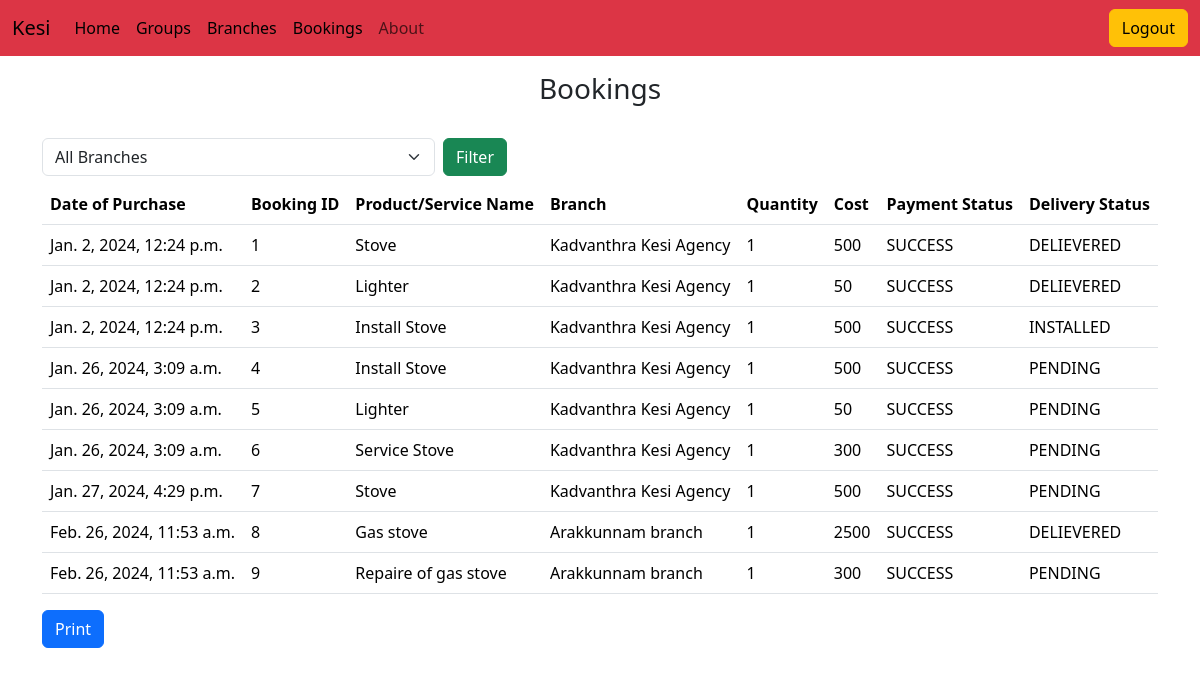
Page /bookings (signed in) on the earlier database version.
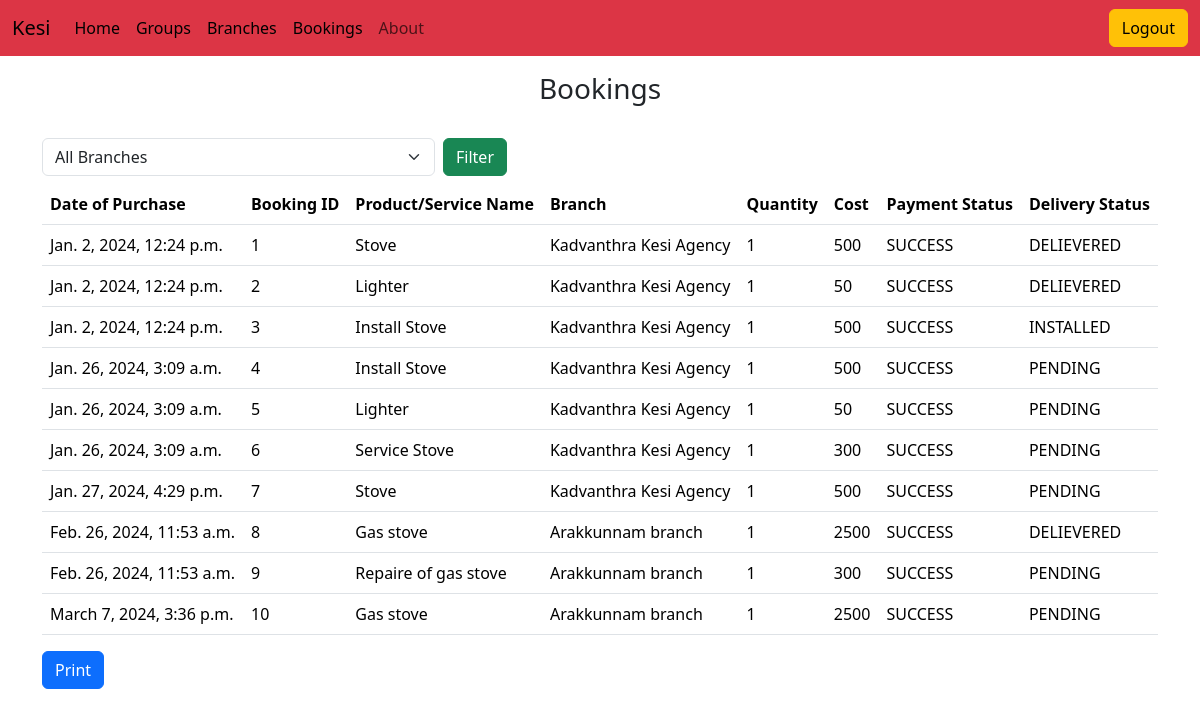
Same page on the later database version.
### agencyapp/models.py (models this page shows)
class Bookings(models.Model):
    product_id = models.ForeignKey(Product, on_delete = models.CASCADE, blank = True, null = True)
    user_id = models.ForeignKey(User, on_delete=models.CASCADE)
    cost = models.IntegerField()
    booking_type = models.CharField(max_length=30, default='PRODUCT')
    product_qty = models.IntegerField(blank = True, null = True)
    payment_status = models.CharField(max_length = 30)
    delivery_status = models.CharField(max_length = 30)
    work_assigned = models.BooleanField(default = False)
    service_id = models.ForeignKey(Service, on_delete=models.CASCADE, blank = True, null = True)
    created_at = models.DateTimeField(auto_now_add = True)

class Product(models.Model):
    product_name = models.CharField(max_length=50)
    product_description = models.CharField(max_length=300)
    product_rate = models.IntegerField(default = 0)
    stock = models.IntegerField(default=0)
    branch_id = models.ForeignKey(Branch, on_delete=models.CASCADE)

class Branch(models.Model):
    branch_name = models.CharField(max_length=50, unique=True)
    branch_location = models.CharField(max_length=50)

class Service(models.Model):
    service_name = models.CharField(max_length = 30)
    service_rate = models.IntegerField()
    service_description = models.CharField(max_length = 300)
    branch_id = models.ForeignKey(Branch, on_delete=models.CASCADE)

### agencyapp/views.py (the view)
# urls.py: path('bookings',views.viewBooking, name="bookings"),
def viewBooking(request):
    bookings = Bookings.objects.all()
    branches = Branch.objects.all()
    filter = None
    if request.method == 'POST' and request.POST['filter-branch'] != "":
        id = request.POST['filter-branch']
        bookings = Bookings.objects.filter(product_id__branch_id = id)
        bookings = bookings.union(Bookings.objects.filter(service_id__branch_id = id))
        filter = branches.get(id = id)
        print(filter.branch_name)
    return render(request, 'admin/bookings.html',{'bookings':bookings, 'branches':branches, 'filter': filter})

### agencyapp/checklogin.py (called while the page is built)
    def __call__(self, request):
        allowed_paths = ['','logins','signup']
        if 'user_id' in request.session or request.path.strip('/') in allowed_paths:
            response = self.get_response(request)
            return response
        else:
            return redirect('loginpage')

### agencyapp/templates/admin/bookings.html (shortened to what this page needs)
<!DOCTYPE html>
<html lang="en">
  <head>
    <link
      href="https://cdn.jsdelivr.net/npm/bootstrap@5.3.2/dist/css/bootstrap.min.css"
      rel="stylesheet"
    />
  </head>
  <body>
    {% include "admin/adminnav.html" %}
    <div class="container mt-3">
      <h3 class="text-center mb-4">Bookings</h3>
      <div class="row">
        <form method="post" action="">
          <div class="col-10 my-2 col-lg-5 d-flex">
            <select
              name="filter-branch"
              id="filter-branch"
              class="form-select me-2"
            >
              <option selected value="">All Branches</option>
            </select>
            <button type="submit" class="btn btn-success">Filter</button>
          </div>
        </form>
        <div id="bookings">
          <table class="table">
            <thead>
              <tr>
                <th scope="col">Date of Purchase</th>
                <th scope="col">Booking ID</th>
                <th scope="col">Product/Service Name</th>
                <th scope="col">Branch</th>
                <th scope="col">Quantity</th>
                <th scope="col">Cost</th>
                <th scope="col">Payment Status</th>
                <th scope="col">Delivery Status</th>
              </tr>
            </thead>
            <tbody>
              {% for booking in bookings %}
              <tr>
                <td>{{booking.created_at}}</td>
                <td scope="row">{{booking.id}}</td>
                {% if booking.booking_type == 'PRODUCT' %}
                <td>{{ booking.product_id.product_name }}</td>
                {% else %}
                <td>{{ booking.service_id.service_name }}</td>
                {% endif %} {% if booking.booking_type == 'PRODUCT' %}
                <td>{{ booking.product_id.branch_id.branch_name }}</td>
                {% else %}
                <td>{{ booking.service_id.branch_id.branch_name }}</td>
                {% endif %}
                <td>{{booking.product_qty}}</td>
                <td>{{ booking.cost }}</td>
                <td>{{booking.payment_status}}</td>
                <td>{{booking.delivery_status}}</td>
              </tr>
              {% endfor %}
            </tbody>
          </table>
        </div>
        <div class="">
          <button
            class="btn btn-primary"
            onclick="printDiv('bookings')"
            type="button"
          >
            Print
          </button>
        </div>
      </div>
    </div>
  </body>
</html>

### agencyapp/templates/admin/adminnav.html (shortened to what this page needs)
<nav class="navbar navbar-expand-lg text-white bg-danger">
    <div class="container-fluid">
      <a class="navbar-brand" href="/">Kesi</a>
      <div class="collapse navbar-collapse" id="navbarNav">
        <ul class="navbar-nav">
          <li class="nav-item">
            <a class="nav-link active" href="admin">Home</a>
          </li>
          <li class="nav-item">
            <a class="nav-link active" href="addGroup">Groups</a>
          </li>
          <li class="nav-item">
            <a class="nav-link active" href="branches">Branches</a>
          </li>
          <li class="nav-item">
            <a class="nav-link active" href="bookings">Bookings</a>
          </li>
          <li class="nav-item">
            <a class="nav-link" >About</a>
          </li>
        </ul>
        <ul class="navbar-nav ms-auto ">
          <li class="nav-item"><a href="/logout" class="btn btn-warning">Logout</a></li>
        </ul>
      </div>
    </div>
  </nav>

Differences in the rows shown:
added Bookings: created_at "March 7, 2024, 3:36 p.m.", id "10", product_id.product_name "Gas stove", product_id.branch_id.branch_name "Arakkunnam branch", product_qty "1", cost "2500", payment_status "SUCCESS", delivery_status "PENDING"
